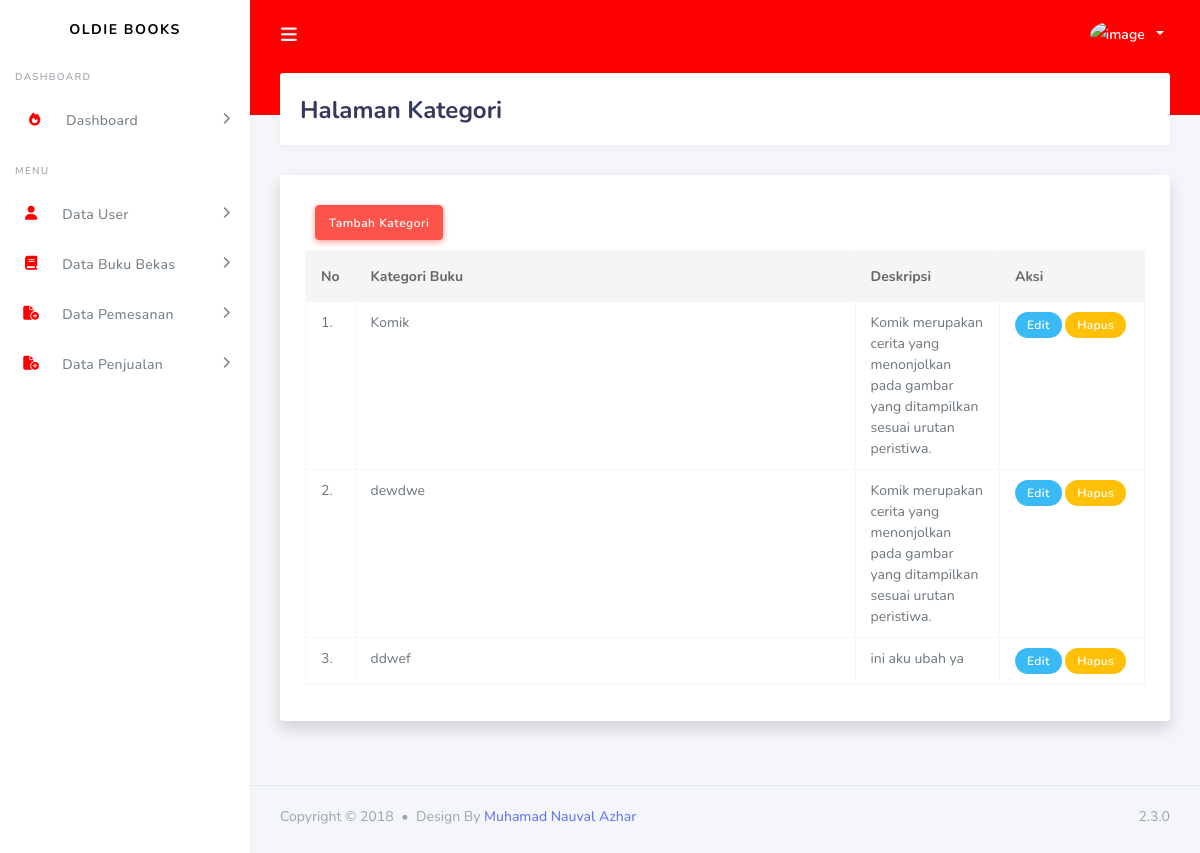
Page /index.php/kategori on the committed database.
### tables this page shows
CREATE TABLE `kategori` (
  `id` int(11) NOT NULL,
  `kategori` varchar(100) NOT NULL,
  `deskripsi` varchar(225) NOT NULL
);

### application/controllers/Kategori.php (called while the page is built, shortened)
<?php
class Kategori extends CI_Controller
{
    public function __construct()
    {
        $this->load->model('Kategori_model');
    }
    public function index()
    {
        $data['judul'] = "Halaman Kategori";
        $data['user'] = $this->db->get_where('user', ['email' => $this->session->userdata['email']])->row_array();
        $data['kategori']= $this->Kategori_model->get();
        $this->load->view('layout/header',$data);
        $this->load->view('kategori/vw_kategori', $data);
        $this->load->view('layout/footer',$data);
    }
}

### index.php (called while the page is built, shortened)
<?php
require_once BASEPATH.'core/CodeIgniter.php';

### application/models/Kategori_model.php (called while the page is built, shortened)
<?php
class Kategori_model extends CI_Model
{
    public $table = 'kategori';
    public function get()
    {
        $this->db->from($this->table);
        $query = $this->db->get();
        return $query->result_array();
    }
}

### application/views/kategori/vw_kategori.php (the view, shortened to what this page needs)
</div>
<div class="main-content">
    <section class="section">
        <div class="section-header">
            <h1><?php echo $judul; ?></h1>
        </div>
        <div class="card shadow mb-4">
            <div class="card-body">
                <div style="margin: 10px;" >
                    <a href="<?= base_url() ?>Kategori/tambah" class="btn btn-danger">Tambah
                        Kategori</a>
                </div>
                <div class="table-responsive">
                    <table class="table table-bordered table-md">
                        <thead>
                            <tr>
                                <th>No</th>
                                <th style="width: 500px;">Kategori Buku</th>
                                <th >Deskripsi</th>
                                <th style="width: 145px;">Aksi</th>
                            </tr>
                        </thead>
                        <tbody>
                        <?php $i = 1; ?>
                        <?php foreach ($kategori as $us) : ?>
                            <tr>
                                <td> <?= $i; ?>.</td>
                                <td><?= $us['kategori']; ?></td>
                                <td><?= $us['deskripsi']; ?></td>
                                <td>
                                    <a href="<?= base_url('Kategori/edit/') . $us['id'];?>" class="badge badge-info">Edit</a>
                                    <a href="<?= base_url('Kategori/hapus/') . $us['id'];?>" class="badge badge-warning">Hapus</a>
                            </tr>
                            <?php $i++; ?>
                        <?php endforeach; ?>
                    </tbody>
                    </table>
                </div>
            </div>
        </div>
    </section>
</div>

### rows in the picture
kategori: kategori "Komik", deskripsi "Komik merupakan cerita yang menonjolkan pada gambar yang ditampilkan sesuai urutan peristiwa."
kategori: kategori "dewdwe", deskripsi "Komik merupakan cerita yang menonjolkan pada gambar yang ditampilkan sesuai urutan peristiwa."
kategori: kategori "ddwef", deskripsi "ini aku ubah ya"

### other values in the picture
$judul "Halaman Kategori"
